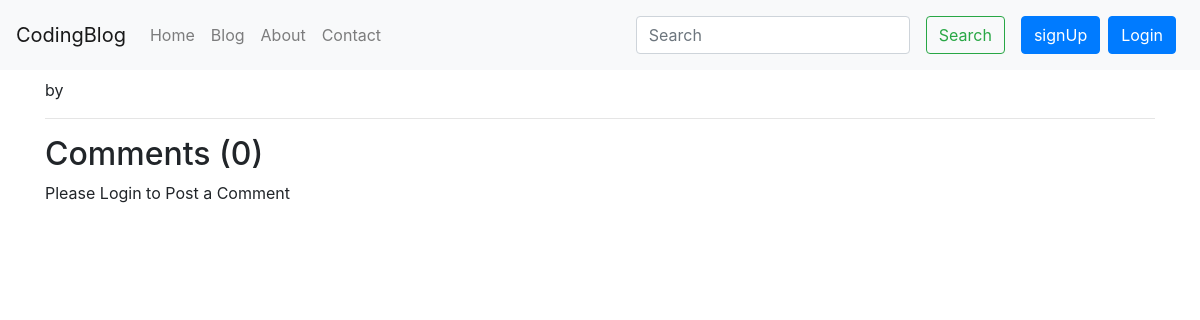
/blog/GM1957, run on an earlier commit of the app's database.
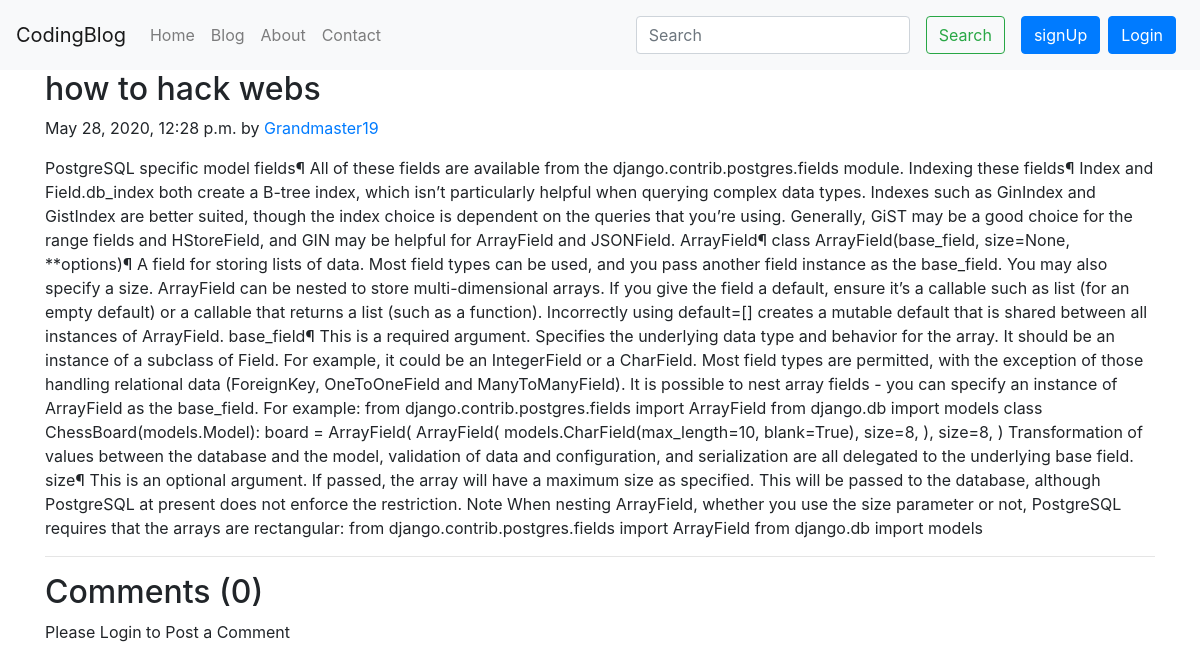
And on a later commit of the database.
### blog/models.py (models this page shows, shortened)
class Post(models.Model):
    sno = models.AutoField(primary_key = True)
    title = models.CharField(max_length=255)
    content = models.TextField()
    author = models.CharField(max_length=13)
    slug  = models.CharField(max_length=130)
    timeStamp = models.DateTimeField(blank =True)

### blog/views.py (the view)
# urls.py: path('<str:slug>', views.blogPost, name='blogPost'),
def blogPost(request, slug):
    post = Post.objects.filter(slug=slug).first()
    comments = BlogComment.objects.filter(post=post, parent=None)
    replies = BlogComment.objects.filter(post=post).exclude(parent=None)
    replyDict = {}
    for reply in replies:
        if reply.parent.sno not in replyDict.keys():
            replyDict[reply.parent.sno] = [reply]
        else:
            replyDict[reply.parent.sno].append(reply)
    context = {'post': post, 'comments': comments,
               'user': request.user, 'replyDict': replyDict}
    return render(request, 'blog/blogPost.html', context)

### templates/blog/blogPost.html (shortened to what this page needs)
{% extends 'base.html' %}
{% block body %}
{% load humanize %}
{% load extras %}
<div class="container">
    <h2 class="blog-post-title">
        {{post.title}}
    </h2>
    <p class="blog-post-meta">{{post.timeStamp}} by <a href="#">{{post.author}}</a></p>
    <p>{{post.content|safe}}</p>
    <hr>
</div>
<div class="container">
    <h2>
        Comments ({{comments.count}})
    </h2>
    <div class="my-2">
        {% if user.is_authenticated %}
        <form action="/blog/postComment" method="post">
            {% csrf_token %}
            <div class="form-group">
                <label for="exampleInputEmail1">Post Comment</label>
                <input type="text" class="form-control" name="comment">
            </div>
            <input type="hidden" name="postSno" value="{{post.sno}}">
            <input type="hidden" name="parentSno" value="">
            <button type="submit" class="btn btn-primary">Submit</button>
        </form>
        {% else %}
        <p> Please Login to Post a Comment
            {% endif %}
    </div>
</div>
{% endblock body %}

What changed in the data, as far as the page shows it:
added Post: title "how to hack webs", timeStamp "May 28, 2020, 12:28 p.m.", author "Grandmaster19", content "PostgreSQL specific model fields¶ All of these fields are available from the django.contrib.postgres.fields module. Indexing these fields¶ Index and Field.db_index both create a B-tree index, which isn’t particularly helpful when querying complex data types. Indexes such as GinIndex and GistIndex are better suited, though the index choice is dependent on the queries that you’re using. Generally, GiST may be a good choice for the range fields and HStoreField, and GIN may be helpful for ArrayField and JSONField. ArrayField¶ class ArrayField(base_field, size=None, **options)¶ A field for storing lists of data. Most field types can be used, and you pass another field instance as the base_field.…"
